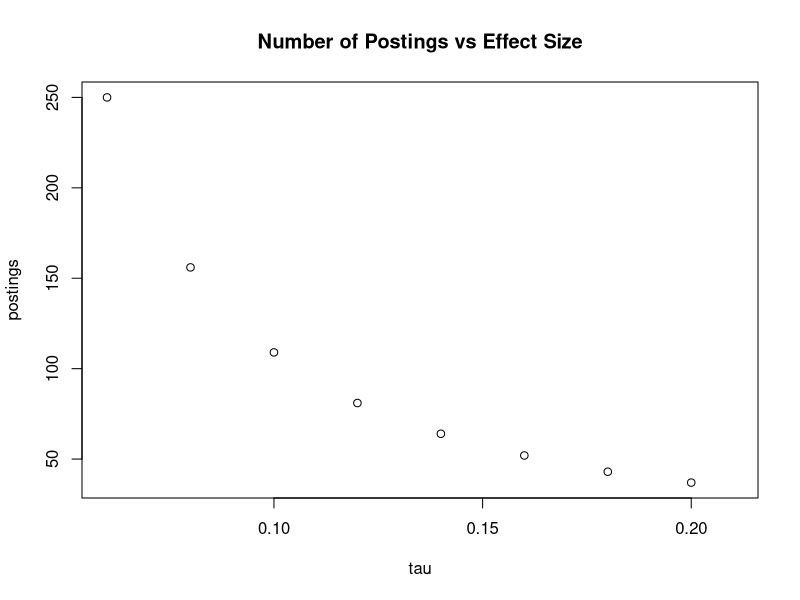

This chart was generated by the following R code:
## ---- chunk 1
## Power Forecast for W241 Project ##

# function for calculating the necessary number of job postings to respond to
calc_sample_size <- function(power, tau, p_control, alpha = 0.05) {
  
  var.control <- p_control * (1 - p_control)
  var.treat <-   (p_control + tau) * (1 - (p_control + tau))
  
  z.alpha <- qnorm(1-alpha)
  n <- (z.alpha - qnorm(1 - power)) ^ 2 * (var.control + var.treat) / (tau^2)
    
  return(ceiling(n))  
}
## ---- chunk 2
# dafault settings (These are grounded in intuition and anecdotes)
pow <- 0.8
p_cont <- 0.05
tau <- 0.10

# Necessary number of postings with the defaults
n_job_postings <- calc_sample_size(power = pow, tau = tau, p_control = p_cont)
paste("Necessary Number of Job Postings: ", round(n_job_postings))

## ---- chunk 3
taus <- seq(0.06, 0.20, 0.02)
sample_sizes <- 
  sapply(taus, 
  function(effect) calc_sample_size(power=0.8, tau = effect, p_control = 0.05))

# plot it
plot(sample_sizes ~ taus, xlim = c(0.06, 0.21), xlab = "tau", ylab = "postings",
     main="Number of Postings vs Effect Size")

# works only in an R script
# with(text(sample_sizes ~ taus, labels = sample_sizes, pos = 4))

